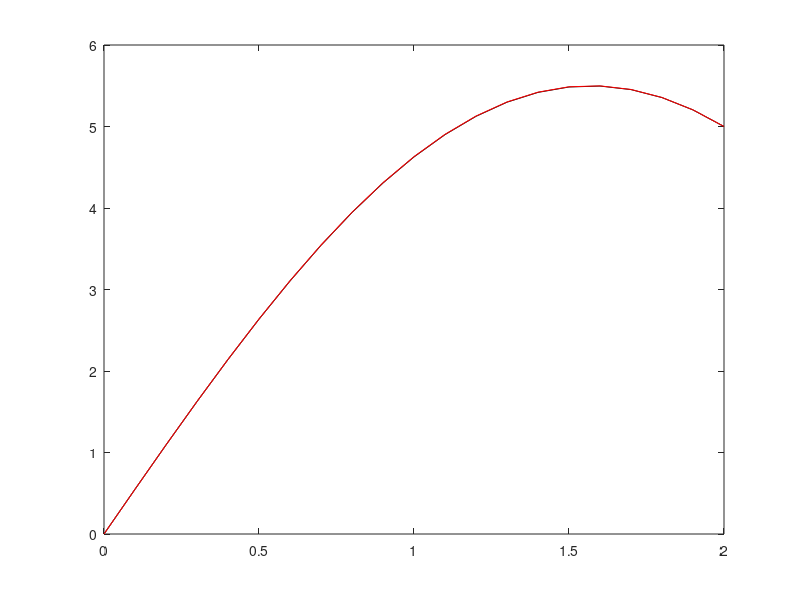

Write MATLAB code to recreate this figure.
clear all; close all; clc; 

%% Example 1
% First, let's solve the boundary value problem x'' = 0 with x(0) = x0 and
% x(T) = xT.  For no particular reason, we will use 
x0 = 1; 
xT = 5; 
T = 2; 
% Our goal is to approximate x at many t-values between 0 and T.  In
% particular, let's choose dt = 0.1 and approximate x at every t-value in
% 0:0.1:1.  
dt = 0.1;
t = 0:dt:T;
% To match the notation we used in class, define 
N = T/dt;
% This number tells us how many points we have, but a little care is
% required here.  There are N + 1 points in t, which means we ultimately
% want to find N + 1 x-values.  However, we already know the x-values for
% two of the points (the first and last points), so we really only need to
% find N - 1 x-values.  That is, we are interested in finding x-values for
% each time in t = 0.1:0.1:(T-0.1).  (This is just t with the first and
% last entry removed.)  These are called the "interior points" or the
% "interior values".  
% 
% To find these x-values, we need to set up the linear system described in
% the notes.  First, we need an N-1 x N-1 matrix with -2's on the main
% diagonal and 1's immediately above and below the main diagonal.  One way
% to make this matrix is as follows: 
v1 = ones(N-2, 1);
v2 = -2*ones(N-1, 1);
A = diag(v2) + diag(v1, 1) + diag(v1, -1);
% The actual system does not use this matrix, though.  We also need to
% include the 1/dt^2 factor.  
A = (1/dt^2) * A;
% Next, we need the right hand side vector for our linear system.  This
% needs to be an N-1 x 1 column vector, and most of the entries are zero.
% We also need to adjust the first and last entries to account for the
% boundary conditions.  
b = zeros(N-1, 1);
b(1) = -x0 / dt^2;
b(end) = -xT / dt^2;
% Now we can find our x-values by solving the system Ax = b.  
x_int = A\b;
% Notice that there are only N-1 x's here.  We only found x at the interior
% values, not at the endpoints.  This isn't really a problem, since we
% already know x at the endpoints, but it is almost always more convenient
% to have all of the x-values together in one vector.  
x = [x0; x_int; xT];
% Now we can check how we did.  We already know that the true solution is 
x_true = ((xT - x0) / T) * t' + x0;
% (Notice that we used t' instead of t so that x_true would be a column
% vector instead of a row vector.  This isn't strictly necessary, but it
% will save you some headaches later if you make sure that you are
% consistent about columns vs rows.  
% 
% If we plot our solution and the true solution, we will see that we got
% it almost exactly right: 
plot(t, x_true, 'k', t, x, 'r')
% It looks like these two lines are exactly the same.  We can check this by
% calculating the maximum error: 
err = norm(x - x_true, Inf);
% This error is about 10^(-15), which means our answer is essentially
% perfect.  Our approximations will usually be worse than this, but this
% problem is so simple that our approximation is actually exact.  
% 
%% Example 2
% Now let's try a slightly more complicated problem: x'' + x = 0, with
% x(0) = x0 and x(T) = xT.  We will use 
x0 = 0;
xT = 5; 
T = 2;
% The basic setup is the same as before: 
dt = 0.1; 
t = 0:dt:T;
N = T/dt;
% We still need to start with the same matrix as before: 
v1 = ones(N-2, 1);
v2 = -2*ones(N-1, 1);
A = diag(v2) + diag(v1, 1) + diag(v1, -1);
A = (1/dt^2) * A;
% However, because of the "+ x" term in our differential equation, we also
% need to add an N-1 x N-1 identity matrix to A.  
A = A + eye(N-1);
% Since the right hand side of our equation is 0, we still have the same
% vector b: 
b = zeros(N-1, 1);
b(1) = -x0 / dt^2;
b(end) = -xT / dt^2;
% And now we can solve for the interior x-values:
x_int = A\b;
% As before, it is usually more convenient to have all of the x-values, not
% just the interior values, so we have 
x = [x0; x_int; xT];
% We know that the true solution is 
x_true = (xT / sin(T)) * sin(t');
% Let's plot our approximation next to the true solution.  
plot(t, x_true, 'k', t, x, 'r')
% This approximation looks very good.  We can check our error just like
% before with 
err = norm(x - x_true, Inf);
% We get a value of 0.003, which is no longer perfect (because this is a
% more complicated equation), but still fairly small.  If we make our dt
% smaller, then we can get better error.  For instance, we can reduce dt by
% a factor of 10: 
dt = 0.01;
t = 0:dt:T;
N = T/dt;

v1 = ones(N-2, 1);
v2 = -2*ones(N-1, 1);
A = diag(v2) + diag(v1, 1) + diag(v1, -1);
A = (1/dt^2) * A;

A = A + eye(N-1);

b = zeros(N-1, 1);
b(1) = -x0 / dt^2;
b(end) = -xT / dt^2;

x_int = A\b;
x = [x0; x_int; xT];

x_true = (xT / sin(T)) * sin(t');

err2 = norm(x - x_true, Inf);
% This error is substantially smaller.  In fact, if we divide the two
% errors
ratio = err / err2;
% we can see that this is 100 times better.  This tells us that we are
% using a second order method, because we reduced dt by a factor of 10 and
% reduced the error by a factor of 10^2 = 100.  